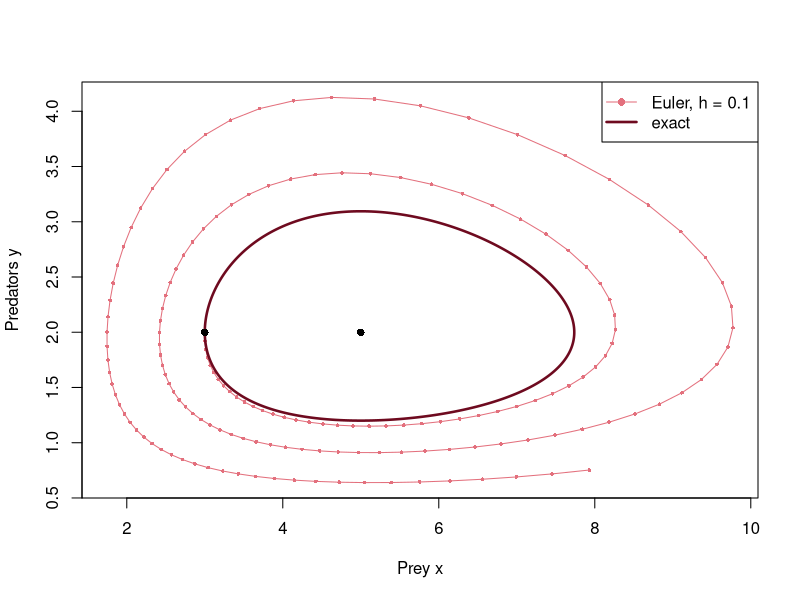

Write R code to recreate this figure.
# Fig. 4.7: Euler's method for the Lotka-Volterra model (book, Section 4.1, Eq. 4.7)
# x_{n+1} = x_n + h (r x_n - c x_n y_n),  y_{n+1} = y_n + h (d x_n y_n - e y_n)  with h = 0.1; the exact orbit is closed
# (c) 2026 Philipp Kügler · Program for the book "Dynamical Systems in the Life Sciences" · MIT License (see LICENSE)
library(deSolve)                         # package deSolve: install.packages("deSolve")
r <- 1; c <- 0.5; d <- 0.2; e <- 1
f <- function(t, z) c(r * z[1] - c * z[1] * z[2], d * z[1] * z[2] - e * z[2])
h <- 0.1; N <- 160
x <- numeric(N + 1); y <- numeric(N + 1); x[1] <- 3; y[1] <- 2
for (n in 1:N) {
  x[n + 1] <- x[n] + h * (r * x[n] - c * x[n] * y[n])
  y[n + 1] <- y[n] + h * (d * x[n] * y[n] - e * y[n])
}
loese <- function(f, z0, t) ode(z0, t, function(t, z, p) list(f(t, z)), NULL, method = "lsoda", rtol = 1e-10, atol = 1e-12)
ex <- loese(f, c(3, 2), seq(0, 6.5, length.out = 651))
H <- function(x, y) d * x - e * log(x) + c * y - r * log(y)
cat(sprintf("H exact (constant): %.4f\n", H(3, 2)))
cat("H Euler after 40, 80, 160 steps:", sprintf("%.4f", H(x[c(41, 81, 161)], y[c(41, 81, 161)])), "\n")
plot(x, y, type = "o", pch = 16, cex = 0.5, col = rgb(0.89, 0.44, 0.49), xlab = "Prey x", ylab = "Predators y")
lines(ex[, 2], ex[, 3], col = rgb(0.43, 0.04, 0.12), lwd = 2.5)
points(c(3, 5), c(2, 2), pch = 16)
legend("topright", legend = c("Euler, h = 0.1", "exact"), col = c(rgb(0.89, 0.44, 0.49), rgb(0.43, 0.04, 0.12)), lwd = c(1, 2.5), pch = c(16, NA))
